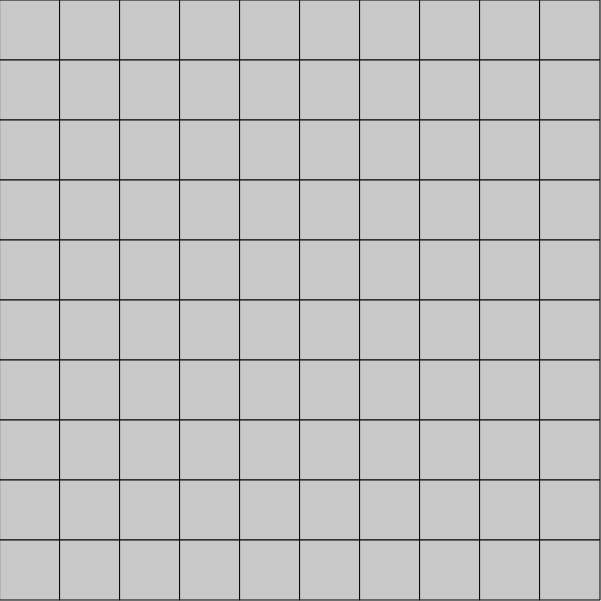
Frame 1 (no input)
Frame 60 (no input): identical to frame 1, image omitted
Frame 120 (the mouse pressed at the canvas centre since frame 60): identical to frame 1, image omitted

The p5.js sketch that drew this single still picture (run headless with seeded random() and noise() and a simulated clock; from frame 60 on, the mouse is pressed at the canvas centre):

// p5.js sketch
// ── sketch.js
var sw = 600;
var sh = 600;
var gw = 10;
var gh = 10;
var tw = sw / gw;
var th = sh / gh;
var grid = makeGridArray(gw,gh);

// the setup function runs when your sketch starts up
function setup() {
  createCanvas(sw+1, sh+1);
  randomSeed(878969);
  for (var x=0; x<grid.length; x++) {
    for (var y=0; y<grid[x].length; y++) {
      grid[x][y] = {color: 200};
    }
  }
  //setGridToXY(grid);
  //print(JSON.stringify(grid));
}

// the draw function is automatically called lots of times a second
function draw() {
  background(220);
  for (var gx=0; gx<gw; gx++) {
    for (var gy=0; gy<gh; gy++) {
      if (grid[gx][gy].color < 200) {
        grid[gx][gy].color += 2;
      }
      drawGridRectangle(gx, gy);
    }
  }
}

function drawGridRectangle(gx, gy) {
  var x = (gx * tw);
  var y = (gy * th);
  stroke(0);
  fill(grid[gx][gy].color);
  rect(x, y, tw, th);
}

// the mouseClicked function is called when the user clicks on your sketch
function mouseClicked() {
  //print('the ' + mouseButton + ' mouse button was clicked at ' + mouseX + ',' + mouseY);
  var gx = floor(mouseX / tw);
  var gy = floor(mouseY / th);
  print('the ' + mouseButton + ' mouse button was clicked at grid ' + gx + ',' + gy);
  grid[gx][gy].color = 0;
}

// the keyTyped function is called when the user types a key
function keyTyped() {
  print('the key ' + key + ' was typed');
}

function makeGridArray(width, height) {
  var a = new Array(width);
  for (var x=0; x<width; x++) {
    a[x] = new Array(height);
  }
  return a;
}

function setGridToXY(grid) {
  for (var x=0; x<grid.length; x++) {
    for (var y=0; y<grid[x].length; y++) {
      grid[x][y] = {x: x, y: y};
    }
  }
}

// ***************************************
// functions I wrote
// ***************************************

function kindsOfVariables() {
  // integer
  var i = 3;
  print('i is ' + i);

  // decimal number (float)
  var f = 3.1415;
  print('f is ' + f);

  // string
  var s = 'string';
  print('s is ' + s);

  // array
  var a = [1, 2, 3, 4, 5];
  print('a is ' + a);

  var sa = ['a', 'b', 'c', 'd'];
  print('sa is ' + sa);

  // object
  var o = {
    name: 'me',
    age: 38,
    tall: true
  };
  print('o is ' + o);
  print('o is really ' + JSON.stringify(o));
  print('o.name is ' + o.name);
}

function doIfStatement() {
  var str1 = 'I am a string';
  var str2 = 'I am also a string';
  if (str1 === str2) {
    print(str1 + ' is the same as ' + str2);
  } else {
    print(str1 + ' is different than ' + str2);
  }

  var num = 5;
  if (num === 5) {
    print('yep, num is 5');
  }
}

function doForLoop() {
  for (var i = 0; i < 10; i++) {
    print(i);
  }

  for (var y = 0; y < 4; y++) {
    for (var x = 0; x < 4; x++) {
      print('x is ' + x + ' and y is ' + y);
    }
  }
}
